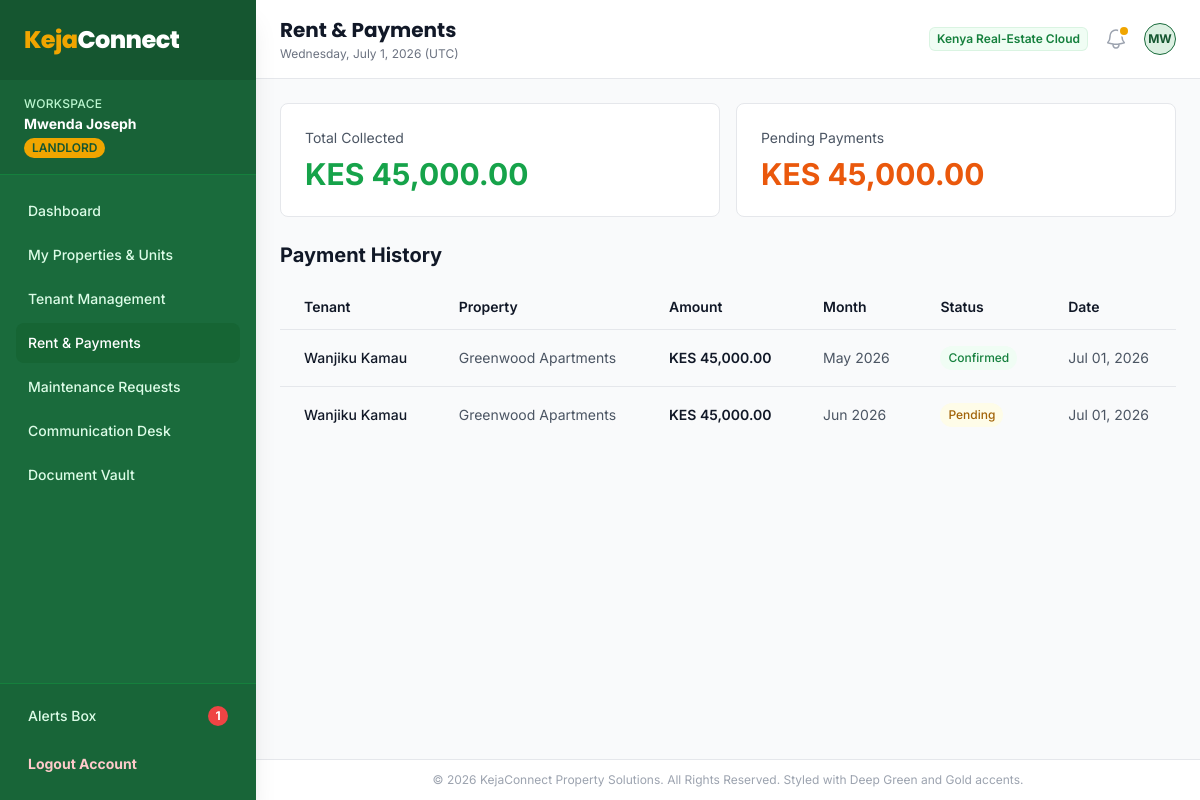
Page /landlord/payments/index.php (signed in) on the committed database.
### tables this page shows
CREATE TABLE IF NOT EXISTS `payments` (
  `id` INT AUTO_INCREMENT PRIMARY KEY,
  `tenancy_id` INT NOT NULL,
  `tenant_id` INT NOT NULL,
  `landlord_id` INT NOT NULL,
  `amount` DECIMAL(10, 2) NOT NULL,
  `payment_date` DATE NOT NULL,
  `payment_method` ENUM('mpesa', 'bank', 'cash') NOT NULL,
  `mpesa_code` VARCHAR(50) NULL,
  `receipt_number` VARCHAR(50) NOT NULL UNIQUE,
  `month_paid_for` VARCHAR(20) NOT NULL,  
  `status` ENUM('pending', 'confirmed', 'rejected') NOT NULL DEFAULT 'pending',
  `notes` TEXT NULL,
  `created_at` TIMESTAMP DEFAULT CURRENT_TIMESTAMP,
  FOREIGN KEY (`tenancy_id`) REFERENCES `tenancies` (`id`) ON DELETE CASCADE,
  FOREIGN KEY (`tenant_id`) REFERENCES `users` (`id`) ON DELETE CASCADE,
  FOREIGN KEY (`landlord_id`) REFERENCES `users` (`id`) ON DELETE CASCADE,
  INDEX `idx_payment_tenancy` (`tenancy_id`),
  INDEX `idx_payment_tenant` (`tenant_id`),
  INDEX `idx_payment_landlord` (`landlord_id`),
  INDEX `idx_payment_status` (`status`)
);

CREATE TABLE IF NOT EXISTS `users` (
  `id` INT AUTO_INCREMENT PRIMARY KEY,
  `full_name` VARCHAR(100) NOT NULL,
  `email` VARCHAR(100) NOT NULL UNIQUE,
  `password` VARCHAR(255) NOT NULL,
  `phone` VARCHAR(20) NOT NULL,
  `role` ENUM('admin', 'landlord', 'tenant') NOT NULL,
  `status` ENUM('active', 'suspended') NOT NULL DEFAULT 'active',
  `profile_photo` VARCHAR(255) NULL,
  `created_at` TIMESTAMP DEFAULT CURRENT_TIMESTAMP,
  INDEX `idx_role` (`role`),
  INDEX `idx_status` (`status`)
);

CREATE TABLE IF NOT EXISTS `properties` (
  `id` INT AUTO_INCREMENT PRIMARY KEY,
  `landlord_id` INT NOT NULL,
  `name` VARCHAR(100) NOT NULL,
  `address` VARCHAR(255) NOT NULL,
  `county` VARCHAR(100) NOT NULL,
  `property_type` ENUM('apartment', 'bedsitter', 'studio', 'maisonette', 'bungalow') NOT NULL,
  `total_units` INT NOT NULL DEFAULT 1,
  `description` TEXT NULL,
  `amenities` TEXT NULL,  
  `photos` JSON NULL,     
  `status` ENUM('active', 'inactive') NOT NULL DEFAULT 'active',
  `created_at` TIMESTAMP DEFAULT CURRENT_TIMESTAMP,
  FOREIGN KEY (`landlord_id`) REFERENCES `users` (`id`) ON DELETE CASCADE,
  INDEX `idx_landlord` (`landlord_id`)
);

### includes/functions.php (called while the page is built, shortened)
<?php
function sanitize($data) {
    return htmlspecialchars(trim($data), ENT_QUOTES, 'UTF-8');
}
function format_money($amount) {
    return 'KES ' . number_format($amount, 2);
}

### landlord/payments/index.php (the view, shortened to what this page needs)
<?php
require_once __DIR__ . '/../../includes/functions.php';
$landlord_id = $_SESSION['user_id'];
$db = get_db_connection();
$stmt = $db->prepare("
    SELECT p.*,
           u.full_name as tenant_name,
           t.unit_number,
           pr.name as property_name
    FROM payments p
    INNER JOIN tenancies tn ON p.tenancy_id = tn.id
    INNER JOIN users u ON tn.tenant_id = u.id
    INNER JOIN units t ON tn.unit_id = t.id
    INNER JOIN properties pr ON t.property_id = pr.id
    WHERE p.landlord_id = ?
    ORDER BY p.created_at DESC
    LIMIT 50
");
$stmt->execute([$landlord_id]);
$payments = $stmt->fetchAll();
$stmt_total = $db->prepare("SELECT SUM(amount) FROM payments WHERE landlord_id = ? AND status = 'confirmed'");
$stmt_total->execute([$landlord_id]);
$total_collected = (float) $stmt_total->fetchColumn();
$stmt_pending = $db->prepare("SELECT SUM(amount) FROM payments WHERE landlord_id = ? AND status = 'pending'");
$stmt_pending->execute([$landlord_id]);
$total_pending = (float) $stmt_pending->fetchColumn();
include __DIR__ . '/../../includes/header.php';
?>
<div class="grid grid-cols-1 gap-6">
    <div class="grid grid-cols-1 gap-4 sm:grid-cols-2">
        <div class="bg-white p-6 rounded-lg border border-gray-200">
            <p class="text-sm text-gray-600">Total Collected</p>
            <p class="text-3xl font-bold text-green-600 mt-2"><?php echo format_money($total_collected); ?></p>
        </div>
        <div class="bg-white p-6 rounded-lg border border-gray-200">
            <p class="text-sm text-gray-600">Pending Payments</p>
            <p class="text-3xl font-bold text-orange-600 mt-2"><?php echo format_money($total_pending); ?></p>
        </div>
    </div>
    <div>
        <h2 class="text-xl font-bold text-gray-900 mb-4">Payment History</h2>
        <div class="overflow-x-auto">
            <table class="w-full border-collapse">
                <thead>
                    <tr class="border-b border-gray-200 bg-gray-50">
                        <th class="px-6 py-3 text-left text-sm font-semibold text-gray-900">Tenant</th>
                        <th class="px-6 py-3 text-left text-sm font-semibold text-gray-900">Property</th>
                        <th class="px-6 py-3 text-left text-sm font-semibold text-gray-900">Amount</th>
                        <th class="px-6 py-3 text-left text-sm font-semibold text-gray-900">Month</th>
                        <th class="px-6 py-3 text-left text-sm font-semibold text-gray-900">Status</th>
                        <th class="px-6 py-3 text-left text-sm font-semibold text-gray-900">Date</th>
                    </tr>
                </thead>
                <tbody class="divide-y divide-gray-200">
                    <?php foreach ($payments as $payment): ?>
                        <tr class="hover:bg-gray-50">
                            <td class="px-6 py-4 text-sm font-medium text-gray-900"><?php echo sanitize($payment['tenant_name']); ?></td>
                            <td class="px-6 py-4 text-sm text-gray-600"><?php echo sanitize($payment['property_name']); ?></td>
                            <td class="px-6 py-4 text-sm font-semibold text-gray-900"><?php echo format_money($payment['amount']); ?></td>
                            <td class="px-6 py-4 text-sm text-gray-600"><?php echo date('M Y', strtotime($payment['month_paid_for'])); ?></td>
                            <td class="px-6 py-4 text-sm">
                                <span class="inline-flex items-center rounded-full px-2 py-1 text-xs font-medium <?php
                                    echo ($payment['status'] === 'confirmed') ? 'bg-green-50 text-green-700' : 'bg-yellow-50 text-yellow-700';
                                ?>">
                                    <?php echo ucfirst($payment['status']); ?>
                                </span>
                            </td>
                            <td class="px-6 py-4 text-sm text-gray-600"><?php echo date('M d, Y', strtotime($payment['created_at'])); ?></td>
                        </tr>
                    <?php endforeach; ?>
                </tbody>
            </table>
        </div>
    </div>
</div>
<?php include __DIR__ . '/../../includes/footer.php'; ?>

### includes/header.php (style rules this page uses)
body { font-family: 'Inter', sans-serif; }

### rows in the picture
payments: tenant.full_name "Wanjiku Kamau", properties.name "Greenwood Apartments", amount "KES 45,000.00", month_paid_for "May 2026", status "Confirmed", created_at "Jul 01, 2026"
payments: tenant.full_name "Wanjiku Kamau", properties.name "Greenwood Apartments", amount "KES 45,000.00", month_paid_for "Jun 2026", status "Pending", created_at "Jul 01, 2026"

### other values in the picture
$user_name "Mwenda Joseph"
$user_role "LANDLORD"
$unread_notices "1"
$page_heading "Rent & Payments"
substr($user_name, 0, 2) "MW"
format_money($total_collected) "KES 45,000.00"
format_money($total_pending) "KES 45,000.00"
APP_COMPANY "KejaConnect Property Solutions"
